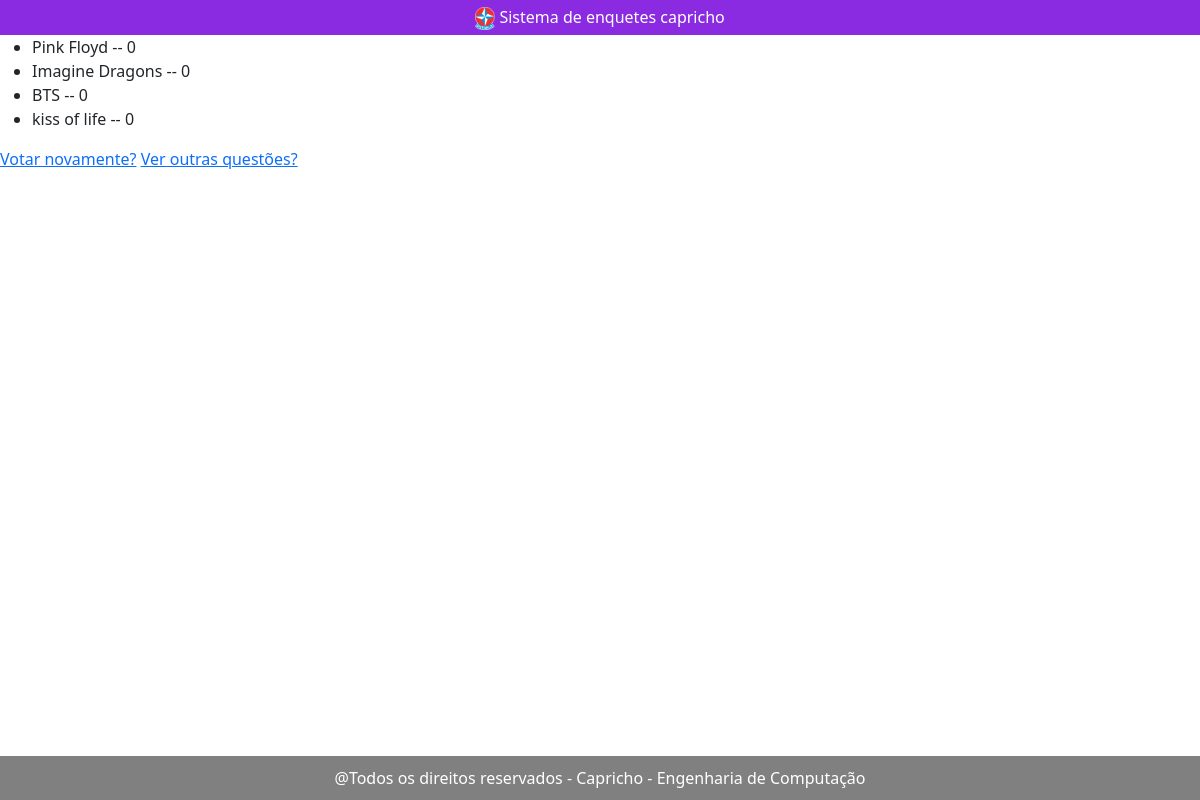
The app's page /1/resultados, older data.
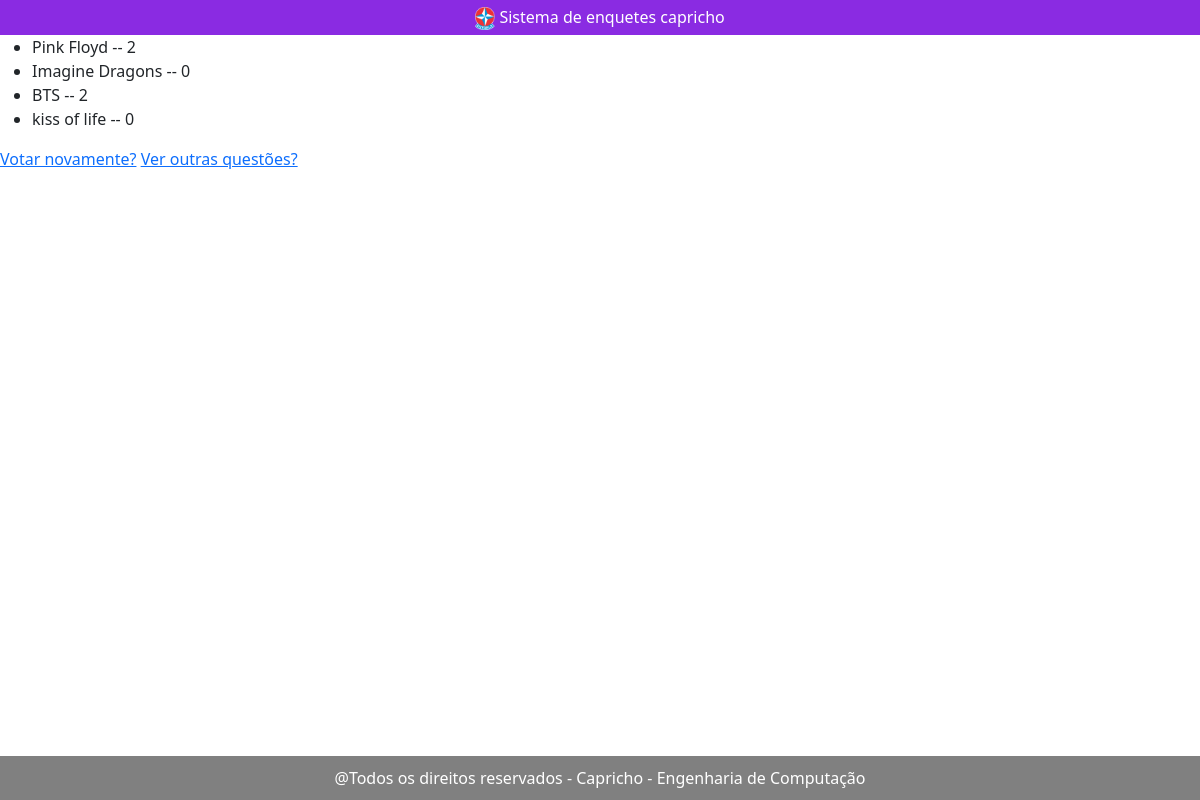
The same page, newer data.
### enquete/models.py (models this page shows, shortened)
class Alternativa(models.Model):
    questao = models.ForeignKey(Questao, on_delete=models.CASCADE)
    descricao = models.CharField(max_length=200)
    votos = models.IntegerField(default=0)
    objects = models.Manager()

### enquete/views.py (the view)
# urls.py: path('<int:id_questao>/resultados', views.resultados, name='resultados'),
def resultados(request, id_questao):
    question = Questao(pk=id_questao)
    context = {'question': question}
    return render(request, 'enquete/resultados.html', context)

### enquete/templates/enquete/resultados.html (shortened to what this page needs)
<!DOCTYPE html>
    {% load static %}
<html lang="pt-br">
    <head>
        <link rel="stylesheet" type="text/css" href="{% static 'enquete/style.css' %}" media="screen" />
        <link rel="stylesheet" href="https://cdn.jsdelivr.net/npm/bootstrap@5.3.0/dist/css/bootstrap.min.css">
    </head>
    <header>
        <img width="20px" src="{% static 'enquete/Logo_Estrela.png' %}">
        Sistema de enquetes capricho
    </header>
    <body>
    <div>
        <ul>
            {% for option in question.alternativa_set.all %}
                <li>{{ option.descricao }} -- {{ option.votos }}</li>
            {% endfor %}
        </ul>
        <a href="{% url 'enquete:votar' question.id %}">Votar novamente?</a>
        <a href="{% url 'enquete:index' %}">Ver outras questões?</a>
    </div>
    </body>
    <footer>
        @Todos os direitos reservados - Capricho - Engenharia de Computação
    </footer>
</html>

### enquete/static/enquete/style.css (style rules this page uses)
header { text-align: center; background-color: blueviolet; color: white; width: 100%; padding: 5px; }
footer { background-color: grey; color: #fff; padding: 10px; text-align: center; margin-top: auto; }
body { display: flex; flex-direction: column; min-height: 100vh; }

Row changes from the older to the newer data that the page shows:
changed Alternativa "Pink Floyd": votos "0" → "2"
changed Alternativa "BTS": votos "0" → "2"
